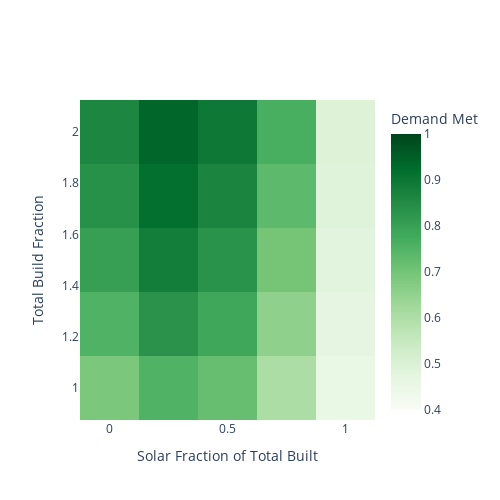

The notebook cell this image was saved under:
### Code cell
total_build_factors=[1, 1.25, 1.5, 1.75, 2]
solar_build_fractions= [0, 0.25, 0.5, 0.75, 1]
tx_base_matrix, _ = scan_params(data_file='TX2021hourly.csv', total_build_factors=total_build_factors, solar_build_fractions=solar_build_fractions, num_evs=0, ev_capacity_factor=0.2, behavioral=False)
fig =  go.Figure(go.Heatmap(x= solar_build_fractions,
                            y= total_build_factors,
                            zmin=0.4,
                            zmax=1,
                            z=np.array(tx_base_matrix), colorscale='greens', colorbar={'title': 'Demand Met'}))
fig.update_layout(title='', title_x=0.5, width=500, height=500, yaxis_title = 'Total Build Fraction', xaxis_title= 'Solar Fraction of Total Built')
fig.show()

### Figure 1 — Plotly figure (JSON) as saved in the notebook; plotly's stock layout.template omitted (floating-point values rounded to 4 significant figures)
{"data": [{"colorbar": {"title": {"text": "Demand Met"}}, "colorscale": [[0, "rgb(247,252,245)"], [0.125, "rgb(229,245,224)"], [0.25, "rgb(199,233,192)"], [0.375, "rgb(161,217,155)"], [0.5, "rgb(116,196,118)"], [0.625, "rgb(65,171,93)"], [0.75, "rgb(35,139,69)"], [0.875, "rgb(0,109,44)"], [1, "rgb(0,68,27)"]], "type": "heatmap", "x": [0, 0.25, 0.5, 0.75, 1], "y": [1, 1.25, 1.5, 1.75, 2], "z": [[0.6884, 0.7543, 0.7177, 0.6046, 0.4585], [0.7548, 0.8324, 0.7833, 0.6551, 0.4727], [0.8023, 0.8833, 0.8313, 0.6973, 0.4824], [0.8368, 0.9163, 0.8673, 0.7334, 0.4899], [0.863, 0.9386, 0.8948, 0.7649, 0.4961]], "zmax": 1, "zmin": 0.4}], "layout": {"height": 500, "title": {"text": "", "x": 0.5}, "width": 500, "xaxis": {"title": {"text": "Solar Fraction of Total Built"}}, "yaxis": {"title": {"text": "Total Build Fraction"}}}}
